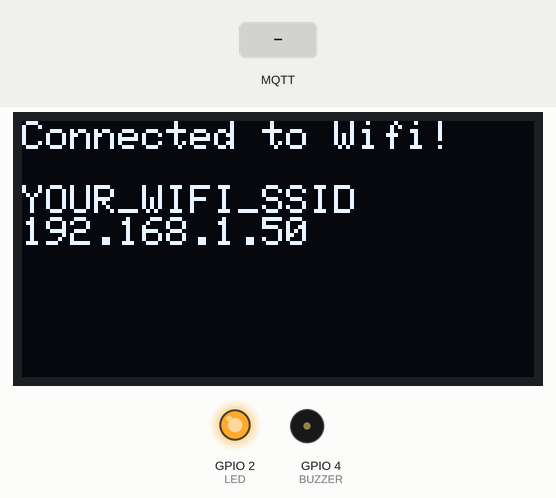
Recording of a sketch running on a simulated ESP32. Parts: 128×64 one-colour display, output pins drawn as LEDs (lit = HIGH), buzzer (waves = sounding, pin HIGH). The inputs (shaded band) are chosen by the test bench. WiFi joins after 1.5 s; servers stay silent unless stated; EEPROM starts erased; no MQTT or app messages arrive unless stated; what the sketch prints to the serial monitor is not drawn.

Above: at 1.7 s.
At 3.8 s:
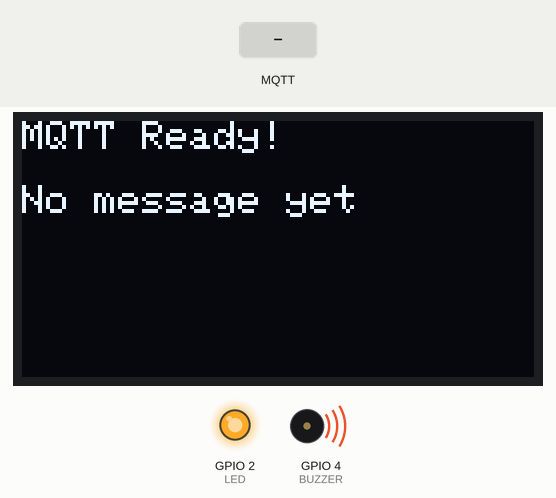
At 4.8 s:
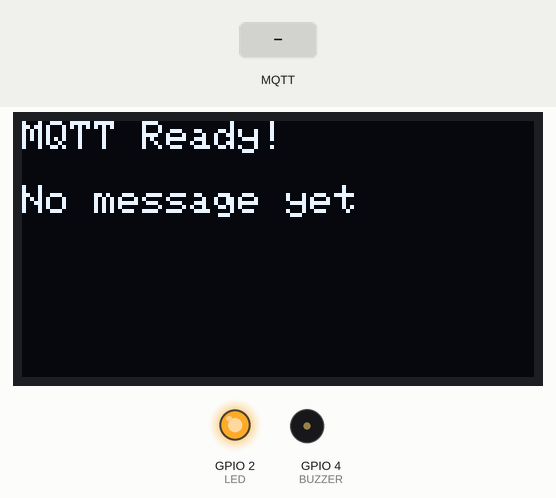
4.9 s: MQTT message "1" arrives on the first subscribed topic
Timing chart, 0 to 7.9 s (numbered marks = the images above; inputs shaded):
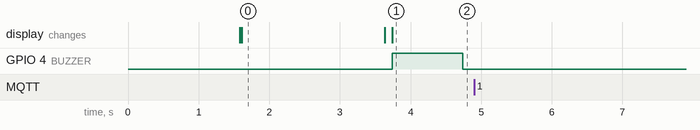

Measured:
- after the input at 4.9 s, every drawn part: stays the same
- what the display in image 0 shows lasts 2.0 s, from 1.6 s to 3.6 s

The sketch:

ESP32_MQTT_SUBSCRIBER.ino
```cpp
#include <WiFi.h>
#include <PubSubClient.h>
#include <WiFiClientSecure.h>
#include <Adafruit_SSD1306.h>
#include <Preferences.h>

// Program for ESP32 acting as an MQTT subscriber
// author: @anvaymayekar

// OLED constants
#define SCREEN_WIDTH 128
#define SCREEN_HEIGHT 64
#define OLED_RESET -1

Adafruit_SSD1306 display(SCREEN_WIDTH, SCREEN_HEIGHT, &Wire, OLED_RESET);  // Initializes 128x64 OLED via I2C using Wire

// WiFi credentials
const char* ssid = "YOUR_WIFI_SSID";
const char* password = "YOUR_WIFI_PASSWORD";

// MQTT Broker (e.g., HiveMQ Cloud)
const char* mqtt_server = "your-broker-url.hivemq.cloud";
const int mqtt_port = 8883;
const char* mqtt_user = "your-mqtt-username";
const char* mqtt_pass = "your-mqtt-password";
const char* mqtt_topic = "telemetrix/stream";

// Credentials for testing only — use secure methods (e.g., header file) in production.

// GPIO pins
const int LED = 2;
const int BUZZER = 4;

// Clients
WiFiClientSecure net;
PubSubClient client(net);

Preferences prefs;  // Used to store and retrieve persistent data (message, timestamp) in flash memory

// Variables to persist the last received message and timestamp
String lastMessage = "";
String lastTimestamp = "";
bool messageReceivedOnce = false;

// helper function prototypes
void setup_WiFi();
void buzz(unsigned int period = 1000);
void showMessage(String title, String text = "", bool gap = true, int size = 1);
void callback(char* topic, byte* payload, unsigned int length);
void reconnect();
void sendHeartbeat(unsigned long interval = 10000);

void setup() {
  Serial.begin(115200);
  WiFi.begin(ssid, password);
  pinMode(LED, OUTPUT);
  pinMode(BUZZER, OUTPUT);

  // Initialize the OLED display with I2C address 0x3C
  // If initialization fails, print error and halt the program
  if (!display.begin(SSD1306_SWITCHCAPVCC, 0x3C)) {
    Serial.println(F("SSD1306 allocation failed"));
    for (;;)  // Infinite loop to stop execution
      ;
  }

  // Wait for WiFi setup
  handle_WiFi();

  net.setInsecure();  // disables certificate verification

  // Set the MQTT broker address and port
  client.setServer(mqtt_server, mqtt_port);

  // Set the function to handle incoming MQTT messages
  client.setCallback(callback);
  delay(1000);
}

void loop() {
  if (WiFi.status() == WL_CONNECTED) {
    if (!client.connected()) {
      reconnect();
    }
    client.loop();
    sendHeartbeat();
  } else {
    String code = "Wifi disconnected!";
    String next = "Retrying...";
    showMessage(code, next);
    digitalWrite(LED, LOW);
    handle_WiFi();
  }
}

void handle_WiFi() {
  display.clearDisplay();
  display.setTextColor(WHITE);
  display.setTextSize(1);
  display.setCursor(0, 0);
  showMessage("Connecting to Wifi");

  while (WiFi.status() != WL_CONNECTED) {
    delay(500);
    Serial.print(".");
  }

  showMessage("Connected to Wifi! ", WiFi.SSID(), true);
  Serial.println(WiFi.localIP());
  Serial.println();
  display.println(WiFi.localIP());
  display.display();
  digitalWrite(LED, HIGH);
  delay(1000);
}


void buzz(unsigned int period) {
  digitalWrite(BUZZER, HIGH);
  delay(period);
  digitalWrite(BUZZER, LOW);
}

void showMessage(String title, String text, bool gap, int size) {
  Serial.println(title);
  if (text.length() > 0) Serial.println(text + "\n");
  display.clearDisplay();
  display.setCursor(0, 0);
  display.println(title);
  if (gap) display.println();
  display.setTextSize(size);
  display.println(text);
  display.setTextSize(1);
  display.display();
}

void callback(char* topic, byte* payload, unsigned int length) {
  String fullMessage = "";
  for (unsigned int i = 0; i < length; i++) {
    fullMessage += (char)payload[i];
  }

  if (fullMessage.length() > 21) {
    lastTimestamp = fullMessage.substring(0, 20);  // First 20 = timestamp
    lastMessage = fullMessage.substring(21);       // After the space

    // Save message to flash
    prefs.putString("msg", lastMessage);
    prefs.putString("timestamp", lastTimestamp);
    prefs.putBool("has_msg", true);
    messageReceivedOnce = true;

    showMessage(lastTimestamp, lastMessage);
    buzz();
  } else {
    Serial.println("Invalid message format received...Ignored!");
  }
}


void reconnect() {
  String title;
  String subtitle;

  while (!client.connected()) {
    // Show initial connection attempt
    title = "Connecting to";
    subtitle = "MQTT broker...";
    showMessage(title, subtitle, false);

    // Sends periodic "online" heartbeat to MQTT broker
    sendHeartbeat();

    // Attempt connection
    if (client.connect("ESP32Client", mqtt_user, mqtt_pass)) {
      title = "Connected to";
      subtitle = String(mqtt_user);

      client.subscribe(mqtt_topic);
      client.publish("status/esp32", "online");

      showMessage(title, subtitle, false, 2);
      restoreMessage();
      delay(1000);
      break;
    } else {
      title = "Failed to connect to";
      subtitle = String(mqtt_user);
      showMessage(title, subtitle, false, 2);

      delay(5000);
    }
  }
}


// Loads and displays the last saved message from flash, or a default if none exists.
void restoreMessage() {
  prefs.begin("oled-msg", false);
  bool hasMessage = prefs.getBool("has_msg", false);

  if (hasMessage) {
    lastTimestamp = prefs.getString("timestamp", "");
    lastMessage = prefs.getString("msg", "");
    messageReceivedOnce = true;
  } else {
    lastTimestamp = "MQTT Ready!";
    lastMessage = "No message yet";
    messageReceivedOnce = false;
  }
  showMessage(lastTimestamp, lastMessage);
  buzz();
}

void sendHeartbeat(unsigned long interval) {
  static unsigned long lastSent = 0;
  if (millis() - lastSent >= interval) {
    client.publish("status/esp32", "online", true);  // `retain=true` to persist status
    lastSent = millis();
  }
}
```
